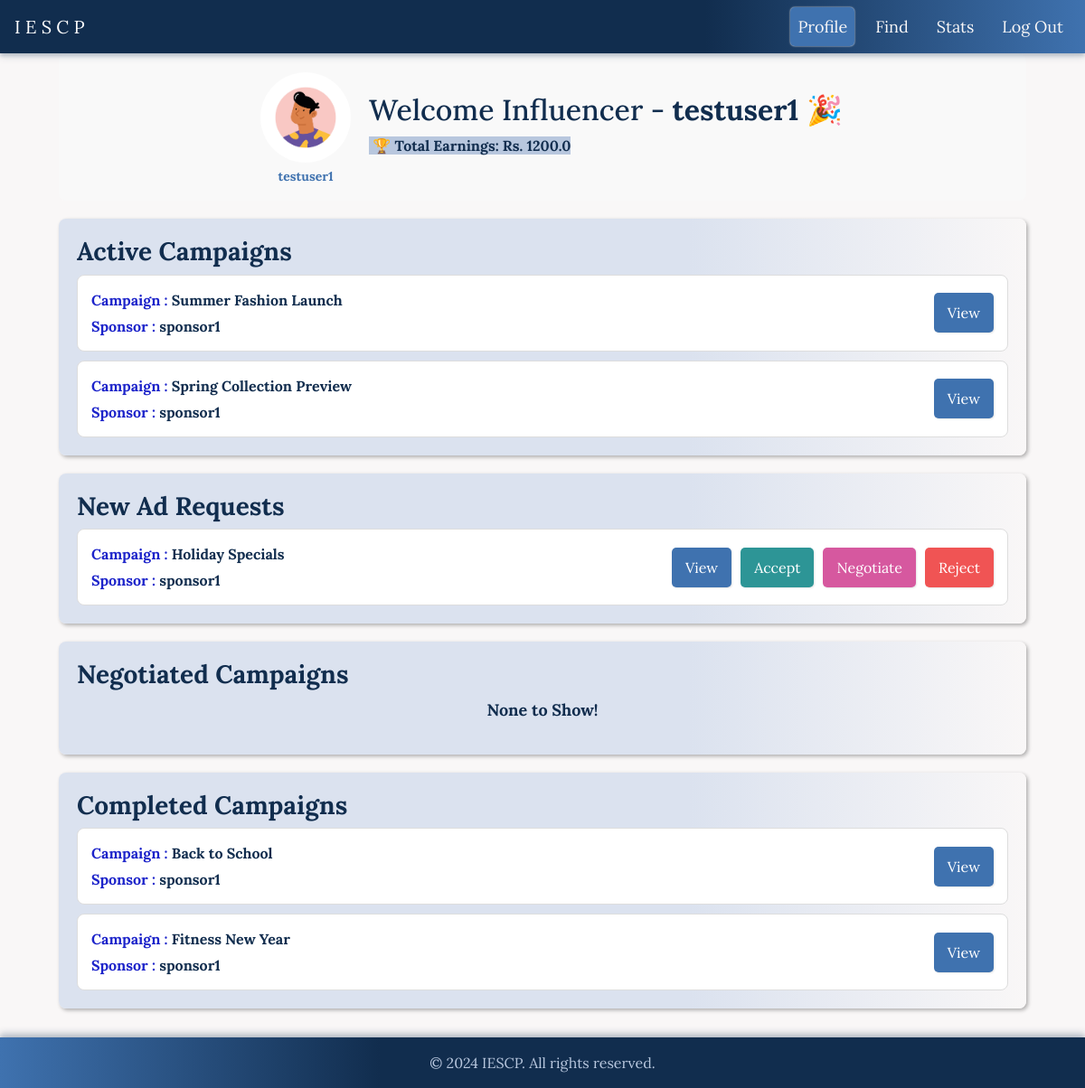
Screenshot of /influencer/dashboard (signed in) with the database file from the repository.
### app/models.py (models this page shows, shortened)
class User(db.Model):
    id = db.Column(db.Integer, primary_key=True)
    username = db.Column(db.String(64), unique=True, nullable=False)
    email = db.Column(db.String(120), unique=True, nullable=False)
    password_hash = db.Column(db.String(128))
    role = db.Column(db.String(64), nullable=False)
    campaigns = db.relationship('Campaign', backref='sponsor', lazy=True)
    ad_requests = db.relationship('AdRequest', backref='influencer', lazy=True)

class AdRequest(db.Model):
    id = db.Column(db.Integer, primary_key=True)
    campaign_id = db.Column(db.Integer, db.ForeignKey('campaign.id'), nullable=False)
    influencer_id = db.Column(db.Integer, db.ForeignKey('user.id'), nullable=False)
    messages = db.Column(db.Text, nullable=True)
    requirements = db.Column(db.Text, nullable=False)
    payment_amount = db.Column(db.Float, nullable=False)
    status = db.Column(db.String(10), nullable=False)

class Campaign(db.Model):
    id = db.Column(db.Integer, primary_key=True)
    name = db.Column(db.String(64), nullable=False)
    description = db.Column(db.Text, nullable=False)
    start_date = db.Column(db.DateTime, default=datetime.utcnow)
    end_date = db.Column(db.DateTime)
    budget = db.Column(db.Float, nullable=False)
    visibility = db.Column(db.String(10), nullable=False)
    goals = db.Column(db.Text, nullable=False)
    sponsor_id = db.Column(db.Integer, db.ForeignKey('user.id'), nullable=False)
    ad_requests = db.relationship('AdRequest', backref='campaign', lazy=True)

### app/routes.py (the view)
@app.route('/influencer/dashboard')
def influencer_dashboard():
    user_id = session.get('user_id')  # Assuming user_id is stored in session after login
    user = User.query.get(user_id)
    if not user or user.role != 'influencer':
        return redirect(url_for('login'))
    ad_requests = db.session.query(
    AdRequest,
    Campaign,
    User.username.label('sponsor_name'),
    func.coalesce(Negotiations.new_amount, 0.0).label('new_amount')
    ).join(Campaign, AdRequest.campaign_id == Campaign.id
    ).join(User, Campaign.sponsor_id == User.id
    ).outerjoin(Negotiations, AdRequest.id == Negotiations.ad_id
    ).filter(
    AdRequest.influencer_id == user_id
    ).all()
    active_campaigns = []
    campaign_requests = []
    completed = []
    negotiated = []
    others = []
    current_date = datetime.utcnow()
    for ad_request, campaign, sponsor_name, new_amount in ad_requests:
        if ad_request.status in ['Accepted']:
            active_campaigns.append((ad_request, campaign, sponsor_name, new_amount))
        elif ad_request.status in ['Pending']:
            campaign_requests.append((ad_request, campaign, sponsor_name, new_amount))
        elif ad_request.status in ['Completed']:
            completed.append((ad_request, campaign, sponsor_name, new_amount))
        elif ad_request.status in ['Negotiated']:
            negotiated.append((ad_request, campaign, sponsor_name, new_amount))
        else:
            others.append((ad_request, campaign, sponsor_name, new_amount))
    total_earnings = db.session.query(db.func.sum(AdRequest.payment_amount)).filter_by(
        influencer_id=user_id,
        status='Completed'
    ).scalar() or 0.00
    return render_template('influencer_dashboard.html',
                           username=user.username,
                           active_campaigns=active_campaigns,
                           campaign_requests=campaign_requests,
                           total_earnings=total_earnings,
                           completed_campaigns=completed,
                           negotiated_requests=negotiated,
                           title='Influencer Dashboard',
                           active_page='profile')

### app/templates/influencer_dashboard.html (shortened to what this page needs)
{% extends "navbar_after_login.html" %}
{% block styles %}
  <link rel="stylesheet" href="{{ url_for('static', filename='/css/influencer_dashboard.css') }}">
{% endblock %}
{% block content %}
<div class="dashboard">
    <div class="profile-section">
        <div class="avatar-container">
            <div class="avatar">
                <img src="{{ url_for('static', filename='/images/influencer.jpg') }}" alt="Profile">
            </div>
            <p class="role-tag"><a href="#" id="profile-link" data-toggle="modal" data-target="#profileModal" data-user_id="{{session['user_id']}}"><b>{{username}}</b></a></p>
        </div>
        <div class="welcome-text">
            <h2>Welcome Influencer - <b>{{username}}</b> <span class="party-popper">🎉</span></h2>
            <div class="earnings-box">
                <p><span class="highlight">&nbsp;🏆 Total Earnings: <b>Rs. {{ total_earnings }} </span></b></p>
            </div>
        </div>
    </div>
    <div class="campaign-section">
        <h3>Active Campaigns</h3>
        <div class="campaign-list">
            {% if active_campaigns %}
            {% for ad_request, campaign, sponsor_name, new_amount in active_campaigns %}
                <div class="campaign-tab">
                    <div class="campaign-info">
                        <span><strong style="color:#1D24CA">Campaign : </strong> <b>{{ campaign.name }}</b></span>
                        <span><strong style="color:#1D24CA">Sponsor : </strong> <b>{{ sponsor_name }}</b></span>
                    </div>
                    <div class="campaign-actions">
                        <button class="btn btn-view" data-toggle="modal" data-target="#campaignModal"
                                data-campaign-name="{{ campaign.name }}"
                                data-sponsor-name="{{sponsor_name}}"
                                data-campaign-description="{{ campaign.description }}"
                                data-campaign-requirements="{{ ad_request.requirements }}"
                                data-campaign-payment="{{ ad_request.payment_amount }}"
                                data-campaign-status="{{ ad_request.status }}"
                                data-campaign-messages="{{ ad_request.messages }}">View</button>
                    </div>
                </div>
                {% endfor %}
                {% else %}
                <p style="text-align: center; font-size: large; font-weight: bold;">None to Show!</p>
                {% endif %}
        </div>
    </div>
    <div class="request-section">
        <h3>New Ad Requests</h3>
        <div class="request-list">
            {% if campaign_requests %}
            {% for ad_request, campaign, sponsor_name,new_amount in campaign_requests %}
                <div class="request-tab">
                    <div class="request-info">
                        <span><strong style="color:#1D24CA">Campaign : </strong> <b>{{ campaign.name }}</b></span>
                        <span><strong style="color:#1D24CA">Sponsor : </strong> <b>{{ sponsor_name }}</b></span>
                    </div>
                    <div class="request-actions">
                        <button class="btn btn-view" data-toggle="modal" data-target="#adModal"
                                data-campaign-name="{{ campaign.name }}"
                                data-sponsor-name="{{sponsor_name}}"
                                data-campaign-description="{{ campaign.description }}"
                                data-campaign-requirements="{{ ad_request.requirements }}"
                                data-campaign-payment="{{ ad_request.payment_amount }}">View</button>
                        <button class="btn btn-accept" data-ad-request-id="{{ ad_request.id }}">Accept</button>
                        <button class="btn btn-view btn-negotiate" data-ad-request-id="{{ ad_request.id }}">Negotiate</button>
                        <button class="btn btn-reject" data-ad-request-id="{{ ad_request.id }}">Reject</button>
                    </div>
                </div>
                {% endfor %}
                {% else %}
                <p style="text-align: center; font-size: large; font-weight: bold;">None to Show!</p>
                {% endif %}
        </div>
    </div>
    <div class="campaign-section">
        <h3>Negotiated Campaigns</h3>
        <div class="campaign-list">
            {% if negotiated_requests %}
            {% for ad_request, campaign, sponsor_name, new_amount in negotiated_requests %}
                <div class="campaign-tab">
                    <div class="campaign-info">
                        <span><strong style="color:#1D24CA">Campaign : </strong> <b>{{ campaign.name }}</b></span>
                        <span><strong style="color:#1D24CA">Amount By Sponsor : </strong> <b>{{ ad_request.payment_amount }}</b></span>
                        <span><strong style="color:#1D24CA">Negotiated Amount : </strong> <b>{{ new_amount }}</b></span>
                    </div>
                    <div class="campaign-actions">
                        <button class="btn btn-view" data-toggle="modal" data-target="#campaignModal"
                                data-campaign-name="{{ campaign.name }}"
                                data-sponsor-name="{{sponsor_name}}"
                                data-campaign-description="{{ campaign.description }}"
                                data-campaign-requirements="{{ ad_request.requirements }}"
                                data-campaign-payment="{{ ad_request.payment_amount }}"
                                data-campaign-status="{{ ad_request.status }}"
                                data-campaign-messages="{{ ad_request.messages }}">View</button>
                    </div>
                </div>
            {% endfor %}
            {% else %}
            <p style="text-align: center; font-size: large; font-weight: bold;">None to Show!</p>
            {% endif %}
        </div>
    </div>
    <div class="campaign-section">
        <h3>Completed Campaigns</h3>
        <div class="campaign-list">
            {% if completed_campaigns %}
            {% for ad_request, campaign, sponsor_name,new_amount in completed_campaigns %}
                <div class="campaign-tab">
                    <div class="campaign-info">
                        <span><strong style="color:#1D24CA">Campaign : </strong> <b>{{ campaign.name }}</b></span>
                        <span><strong style="color:#1D24CA">Sponsor : </strong> <b>{{ sponsor_name }}</b></span>
                    </div>
                    <div class="campaign-actions">
                        <button class="btn btn-view" data-toggle="modal" data-target="#campaignModal"
                                data-campaign-name="{{ campaign.name }}"
                                data-sponsor-name="{{sponsor_name}}"
                                data-campaign-description="{{ campaign.description }}"
                                data-campaign-requirements="{{ ad_request.requirements }}"
                                data-campaign-payment="{{ ad_request.payment_amount }}"
                                data-campaign-status="{{ ad_request.status }}"
                                data-campaign-messages="{{ ad_request.messages }}">View</button>
                    </div>
                </div>
                {% endfor %}
                {% else %}
                <p style="text-align: center; font-size: large; font-weight: bold;">None to Show!</p>
                {% endif %}
        </div>
    </div>
    <br>
    <br>
{% endblock %}

### app/templates/navbar_after_login.html (shortened to what this page needs)
<!doctype html>
<html lang="en">
  <head>
    <link rel="stylesheet" href="https://stackpath.bootstrapcdn.com/bootstrap/4.3.1/css/bootstrap.min.css">
    <link rel="stylesheet" href="{{ url_for('static', filename='css/styles.css') }}">
    <link rel="stylesheet" href="{{ url_for('static', filename='/css/navbar_styles.css') }}">
    {% block styles %}{% endblock %}
  </head>
  <body>
    <nav class="navbar navbar-expand-md navbar-dark">
        <a class="navbar-brand" href="/">I E S C P</a>
        <div class="collapse navbar-collapse" id="navbarCollapse">
            <ul class="navbar-nav ml-auto">
                <li class="nav-item{% if active_page == 'profile' %}-active{% endif %}">
                    <a class="nav-link" href="{{ url_for('influencer_dashboard') }}">Profile</a>
                </li>
                <li class="nav-item{% if active_page == 'find' %}-active{% endif %}">
                    <a class="nav-link" href=#>Find</a>
                </li>
                <li class="nav-item{% if active_page == 'stats' %}-active{% endif %}">
                    <a class="nav-link" href=#>Stats</a>
                </li>
                <li class="nav-item" id="logout">
                    <a class="nav-link" href="{{ url_for('logout') }}">Log Out</a>
                </li>
            </ul>
        </div>
    </nav>
    <main role="main" class="container" style="margin-top: 40px;">
      {% block content %}
      {% endblock %}
    </main>
  </body>
  <footer class="footer mt-auto py-3">
    <div class="container">
        <span class="text-muted">&copy; 2024 IESCP. All rights reserved.</span>
    </div>
</footer>
</html>

### app/static/css/styles.css (style rules this page uses)
body { display: flex; flex-direction: column; min-height: 100vh; margin: 0; background-color: #F9F7F7; color: #112D4E; font-family: Lora, serif; }
h1, h2, h3, h4, h5, h6 { color: #112D4E; }
a { color: #3F72AF; }
.navbar { background-color: rgba(17, 45, 78, 0.95); box-shadow: 0 3px 4px rgba(17, 45, 78, 0.2), 0 5px 8px rgba(17, 45, 78, 0.1); background-image: linear-gradient(to right, #112D4E 65%, #3F72AF); position: fixed; top: 0; z-index: 1000; width: 100%; }
.navbar-nav .nav-link { color: #F9F7F7; }
.navbar-dark .navbar-nav .nav-link { color: #F9F7F7 !important; }
.highlight { color: #112D4E; font-weight: bold; background-color: #B8C7DE; padding: 0.1px; }

### app/static/css/navbar_styles.css (style rules this page uses)
.navbar-nav .nav-item { margin-right: 15px; font-size: large; }
.navbar-nav .nav-item-active { margin-right: 15px; font-size: large; background-color: #3F72AF; border-radius: 5px; box-shadow: 0px 0px 2px #F9F7F7; }
.navbar-nav .nav-item:last-child { margin-right: 0; }

### app/static/css/influencer_dashboard.css (style rules this page uses)
.dashboard { display: flex; flex-direction: column; gap: 20px; padding: 20px; }
.profile-section { display: flex; align-items: center; justify-content: center; gap: 20px; background-color: #f9f9f9; border-radius: 8px; padding-top: 20px; padding-left: 20px; }
.avatar-container { display: flex; flex-direction: column; align-items: center; }
.avatar { width: 100px; height: 100px; border-radius: 50%; overflow: hidden; }
.avatar img { width: 100%; height: 100%; object-fit: cover; }
.role-tag { font-size: 14px; color: #666; margin-top: 5px; text-align: center; }
.welcome-text h2 { margin-top: -10px; }
.campaign-section { background-image: linear-gradient(to right,#DBE2EF 65%,#F9F7F7 ); box-shadow: 2px 2px 4px rgb(0,0,0,0.3); }
.request-section { background-image: linear-gradient(to right,#DBE2EF 65%,#F9F7F7 ); box-shadow: 2px 2px 4px rgb(0,0,0,0.3); }
.campaign-list, .request-list { display: flex; flex-direction: column; gap: 10px; }
.campaign-tab, .request-tab { display: flex; justify-content: space-between; align-items: center; background-color: #fff; padding: 15px; border-radius: 8px; border: 1px solid #ddd; }
.campaign-info, .request-info { display: flex; flex-direction: column; gap: 5px; }
.campaign-actions, .request-actions { display: flex; gap: 10px; }
.campaign-actions .btn, .request-actions .btn { margin-left: auto; }
.btn { padding: 10px 15px; border: none; border-radius: 5px; cursor: pointer; }
.btn-view { background-color: #3F72AF; color: #fff; box-shadow: 1px 1px 2px rgb(0,0,0,0.1); }
.btn-accept { background-color: #2D9596; color: #fff; box-shadow: 1px 1px 2px rgb(0,0,0,0.1); }
.btn-reject { background-color: #F05454; color: #fff; box-shadow: 1px 1px 2px rgb(0,0,0,0.1); }
.party-popper { display: inline-block; animation: wave 2s infinite; transform-origin: 70% 70%; }
.earnings-box { background-color: transparent; text-align: left; }
button, input, optgroup, select, textarea { margin: 0; font-family: inherit; font-size: inherit; line-height: inherit; border: none; text-align: center; }
.btn-negotiate { background-color: #D6589F; }

### rows the page displays
User: username "testuser1"
AdRequest: name "Summer Fashion Launch", username "sponsor1"
AdRequest: name "Spring Collection Preview", username "sponsor1"
AdRequest: name "Holiday Specials", username "sponsor1"
AdRequest: name "Back to School", username "sponsor1"
AdRequest: name "Fitness New Year", username "sponsor1"

### other values shown
{{ total_earnings }} "1200.0"
